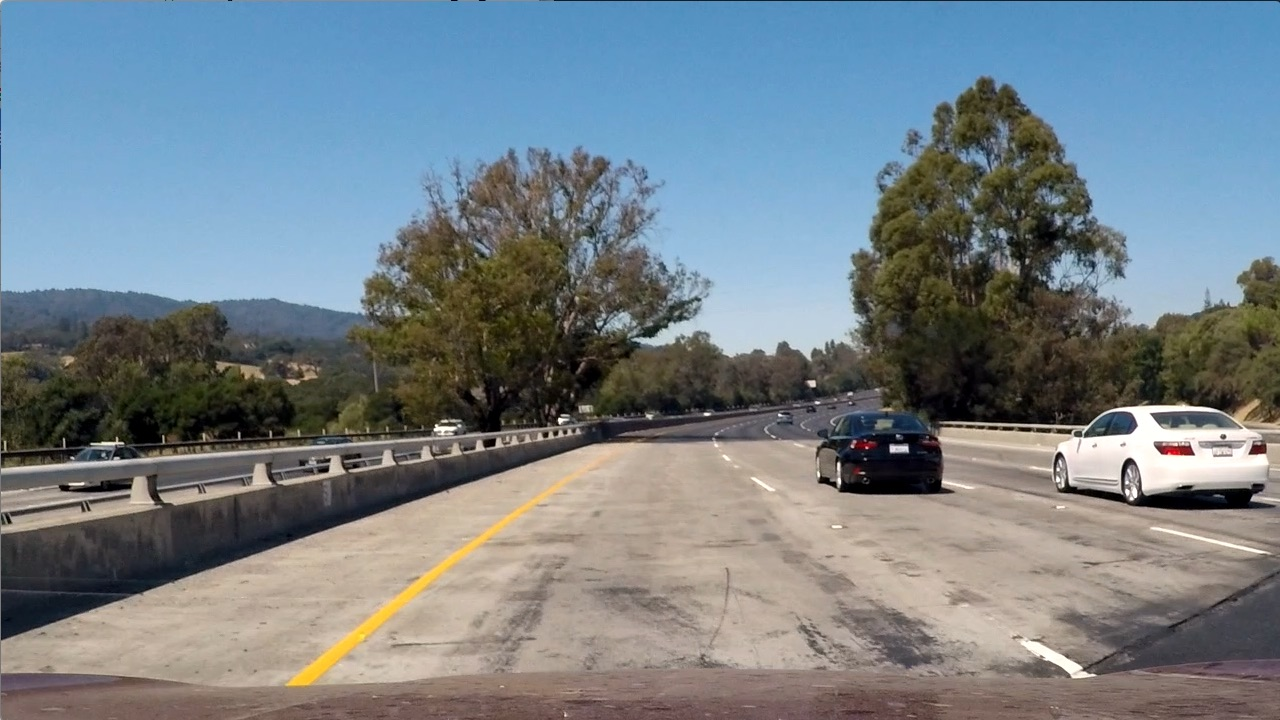
#> input picture Lane_detection_project/test_image/test1.jpg, 1280 x 720 px
$ python -i helpers.py   (imports and definitions only)
#> lines starting #> are read from the running program, lines starting #| are printed output that depends on the picture
#> further down, picture is the input picture: shape (720, 1280, 3); mean B, G, R 135.5, 128.7, 117.5
import cv2
import numpy as np

def grayscale(img):
    return cv2.cvtColor(img, cv2.COLOR_BGR2GRAY)
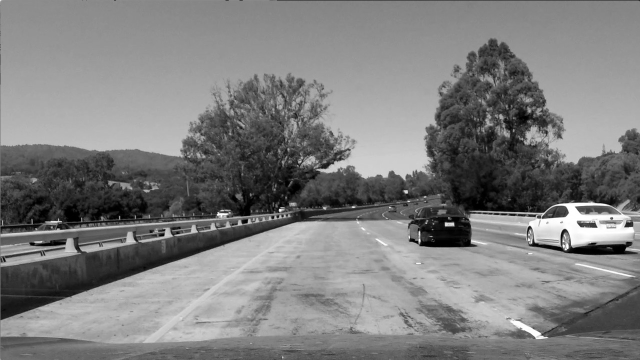
#> returned value: shape (720, 1280) (shown at 1/2 size); min 0, max 255, mean 126.1

def gaussian_blur(img, kernel=(5, 5)):
#> called with kernel = (5, 5)
    return cv2.GaussianBlur(img, kernel, 0)

def canny_edge(img, low=50, high=150):
    gray = grayscale(img)
    blur = gaussian_blur(gray)
    return cv2.Canny(blur, low, high)
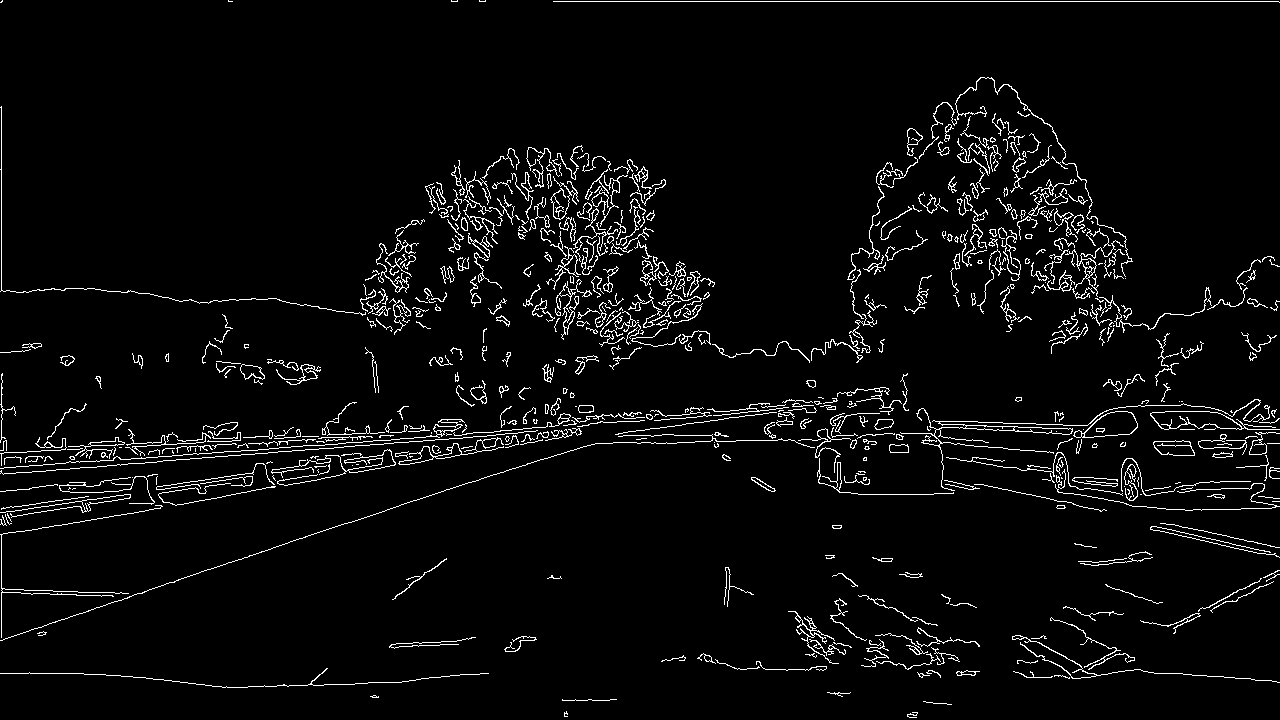
#> returned value: shape (720, 1280); 4.1% white in thin lines or dots

# [13 lines left out: functions region_of_interest, draw_lines, not called in this run]

>>> import cv2
>>> picture = cv2.imread('../../Lane_detection_project/test_image/test1.jpg')
>>> result = canny_edge(picture)

$ run again, on Lane_detection_project/test_image/test2.jpg
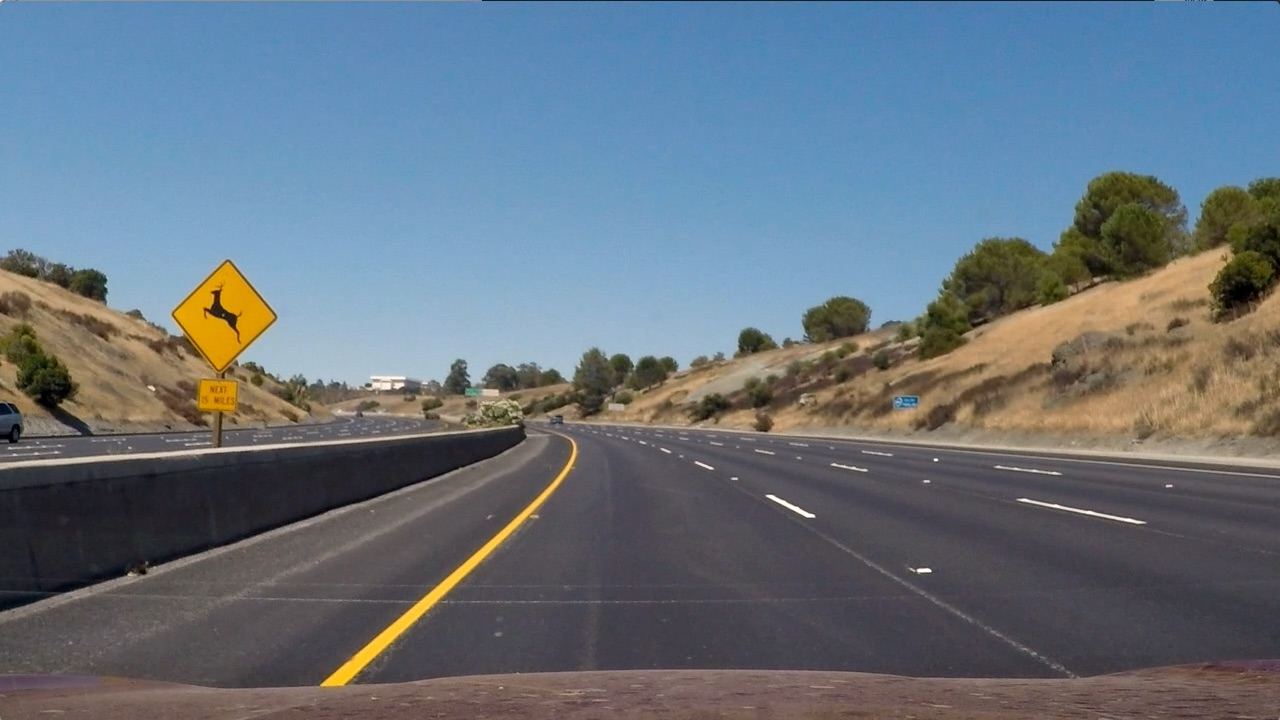
#> input picture Lane_detection_project/test_image/test2.jpg, 1280 x 720 px
#> picture is the input picture: shape (720, 1280, 3); mean B, G, R 125.5, 114.6, 102.8
#> in grayscale, `return cv2.cvtColor(img, cv2.COLOR_BGR2GRAY)`:
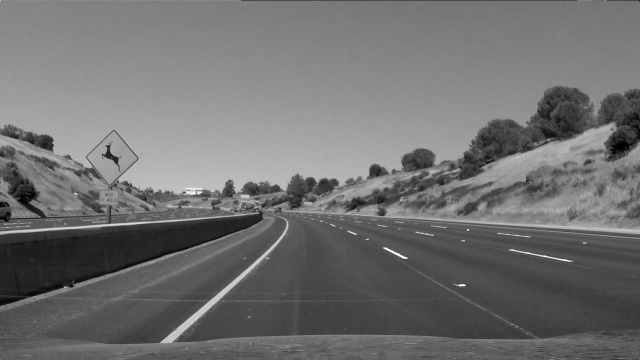
#> returned value: shape (720, 1280) (shown at 1/2 size); min 0, max 255, mean 112.3
#> in canny_edge, `return cv2.Canny(blur, low, high)`:
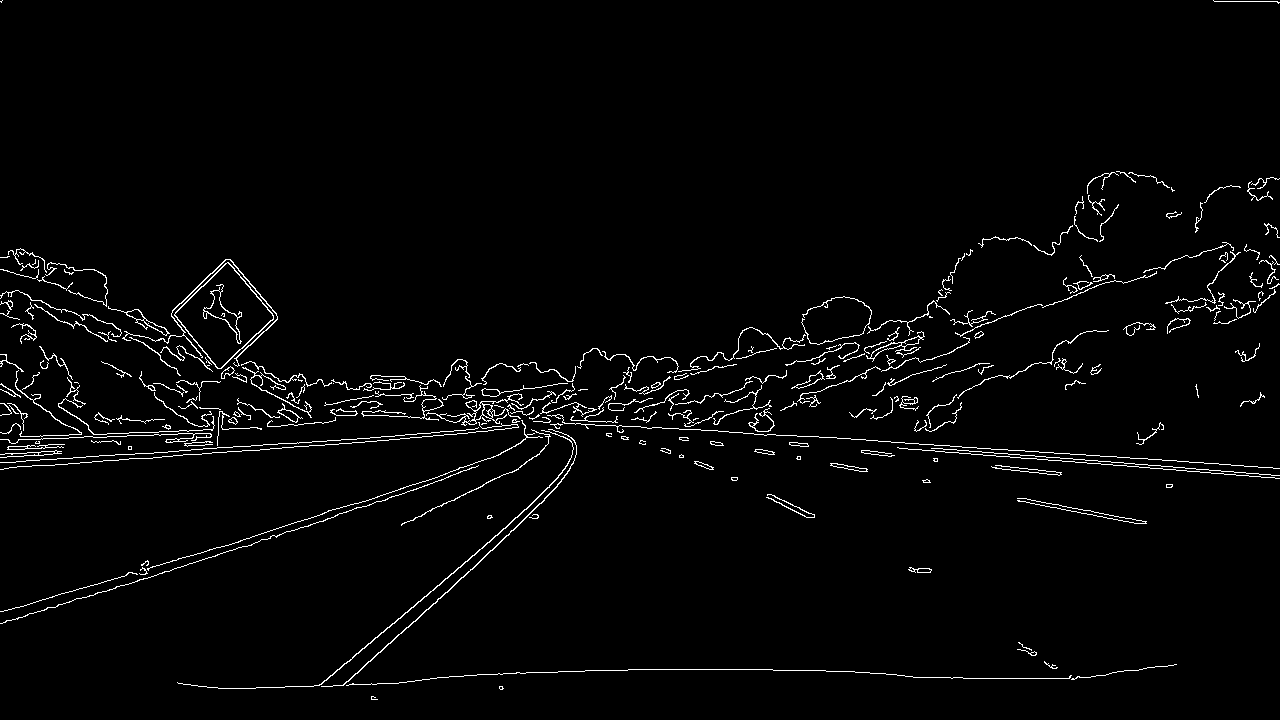
#> returned value: shape (720, 1280); 2.4% white in thin lines or dots

$ run again, on Lane_detection_project/test_image/test3.jpg
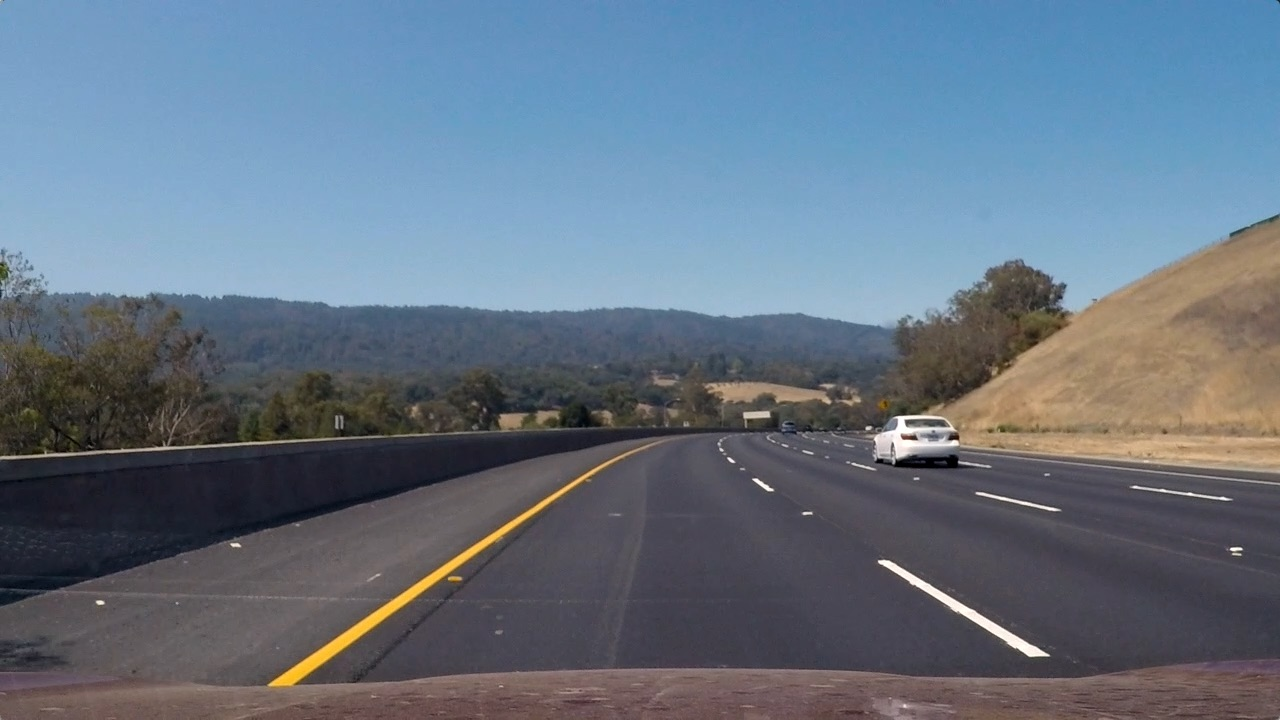
#> input picture Lane_detection_project/test_image/test3.jpg, 1280 x 720 px
#> picture is the input picture: shape (720, 1280, 3); mean B, G, R 130.7, 115.3, 101.1
#> in grayscale, `return cv2.cvtColor(img, cv2.COLOR_BGR2GRAY)`:
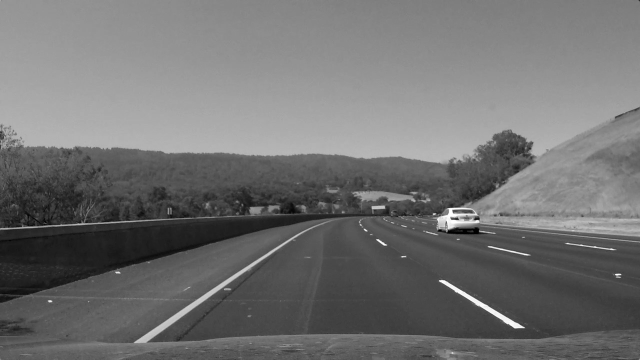
#> returned value: shape (720, 1280) (shown at 1/2 size); min 0, max 255, mean 112.8
#> in canny_edge, `return cv2.Canny(blur, low, high)`:
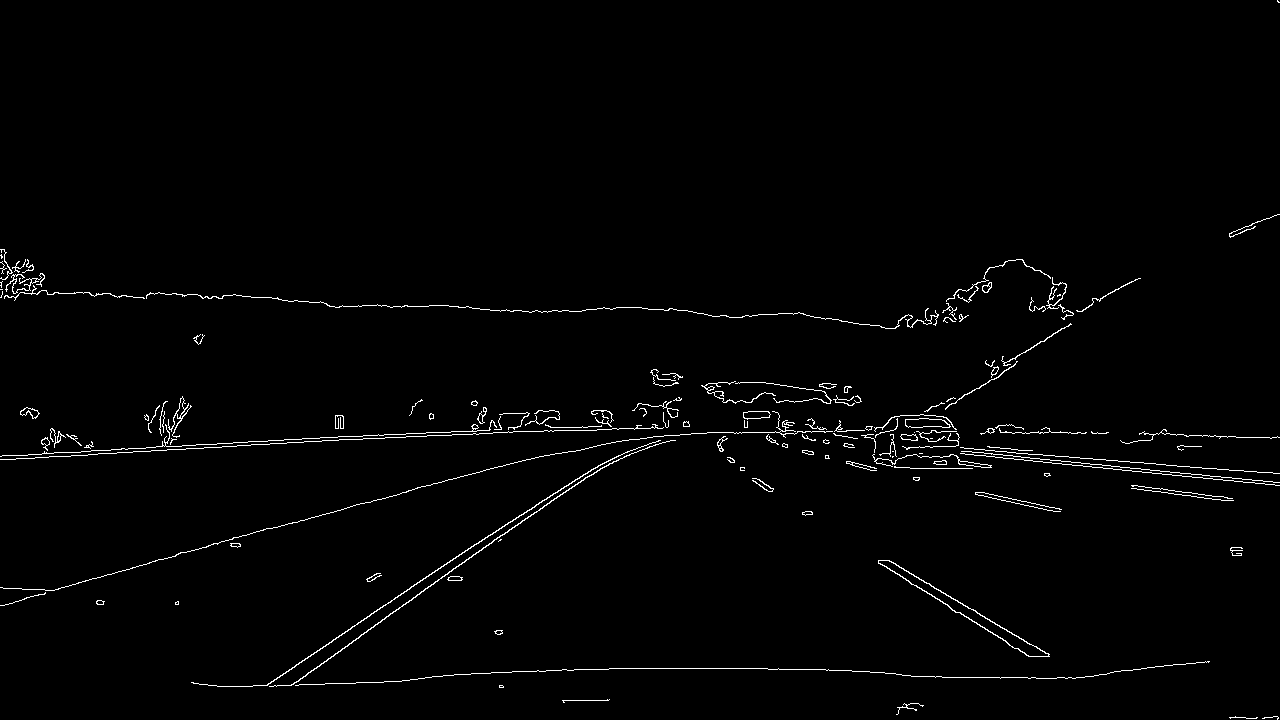
#> returned value: shape (720, 1280); 1.4% white in thin lines or dots
